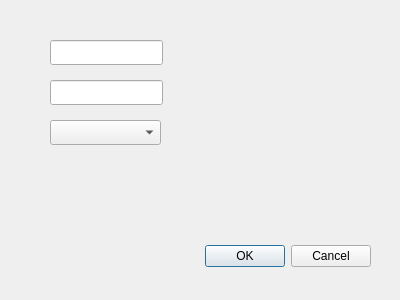
<?xml version="1.0" encoding="UTF-8"?>
<ui version="4.0">
 <class>UserUpdateDialog</class>
 <widget class="QDialog" name="UserUpdateDialog">
  <property name="geometry">
   <rect>
    <x>0</x>
    <y>0</y>
    <width>400</width>
    <height>300</height>
   </rect>
  </property>
  <property name="windowTitle">
   <string>Dialog</string>
  </property>
  <widget class="QDialogButtonBox" name="buttonBox">
   <property name="geometry">
    <rect>
     <x>30</x>
     <y>240</y>
     <width>341</width>
     <height>32</height>
    </rect>
   </property>
   <property name="orientation">
    <enum>Qt::Horizontal</enum>
   </property>
   <property name="standardButtons">
    <set>QDialogButtonBox::Cancel|QDialogButtonBox::Ok</set>
   </property>
  </widget>
  <widget class="QLineEdit" name="lineEdit">
   <property name="geometry">
    <rect>
     <x>50</x>
     <y>40</y>
     <width>113</width>
     <height>25</height>
    </rect>
   </property>
  </widget>
  <widget class="QLineEdit" name="lineEdit_2">
   <property name="geometry">
    <rect>
     <x>50</x>
     <y>80</y>
     <width>113</width>
     <height>25</height>
    </rect>
   </property>
  </widget>
  <widget class="QComboBox" name="comboBox">
   <property name="geometry">
    <rect>
     <x>50</x>
     <y>120</y>
     <width>111</width>
     <height>25</height>
    </rect>
   </property>
  </widget>
 </widget>
 <resources/>
 <connections>
  <connection>
   <sender>buttonBox</sender>
   <signal>accepted()</signal>
   <receiver>UserUpdateDialog</receiver>
   <slot>accept()</slot>
   <hints>
    <hint type="sourcelabel">
     <x>248</x>
     <y>254</y>
    </hint>
    <hint type="destinationlabel">
     <x>157</x>
     <y>274</y>
    </hint>
   </hints>
  </connection>
  <connection>
   <sender>buttonBox</sender>
   <signal>rejected()</signal>
   <receiver>UserUpdateDialog</receiver>
   <slot>reject()</slot>
   <hints>
    <hint type="sourcelabel">
     <x>316</x>
     <y>260</y>
    </hint>
    <hint type="destinationlabel">
     <x>286</x>
     <y>274</y>
    </hint>
   </hints>
  </connection>
 </connections>
</ui>
